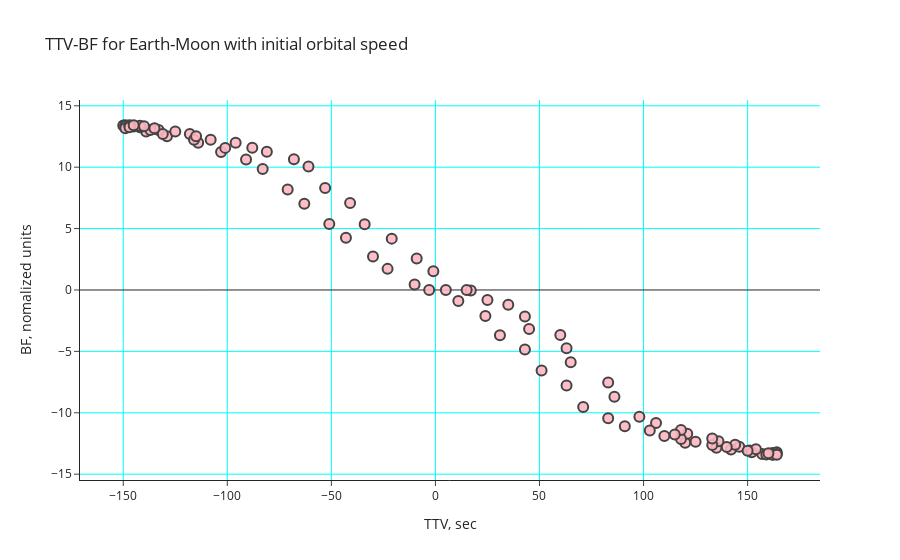

Write notebook code for a chart like this one.
### Code cell
t = np.linspace(0, 10, 100)
pio.templates.default = "simple_white"
fig = go.Figure()

fig.add_trace(go.Scatter(
    x=x, y=y,
    name='TTV-BF', mode='lines',
    marker_color='rgba(255, 182, 193, .9)'
))
fig.update_layout(
    xaxis_title="TTV, sec",
    yaxis_title="BF, nomalized units")
# Set options common to all traces with fig.update_traces
fig.update_traces(mode='markers', marker_line_width=2, marker_size=10)
fig.update_layout(title='TTV-BF for Earth-Moon with initial orbital speed',
                  yaxis_zeroline=True, xaxis_zeroline=False,plot_bgcolor= "rgb(255, 255, 255)")
# hovermode='closest'
fig.update_xaxes(showgrid=True, gridwidth=1, gridcolor='rgb(0, 255, 255)')
fig.update_yaxes(showgrid=True, gridwidth=1, gridcolor='rgb(0, 255, 255)')
fig.show()

### Figure 1 — Plotly figure (JSON) as saved in the notebook; plotly's stock layout.template omitted (floating-point values rounded to 4 significant figures)
{"data": [{"marker": {"color": "rgba(255, 182, 193, .9)", "line": {"width": 2}, "size": 10}, "mode": "markers", "name": "TTV-BF", "type": "scatter", "x": [5, 135, -135, 25, 120, -145, 45, 110, -150, 65, 91, -149, 86, 71, -149, 106, 51, -149, 121, 31, -139, 136, 11, -129, 146, -9, -114, 151, -34, -103, 162, -53, -83, 162, -68, -63, 162, -88, -43, 157, -108, -23, 152, -118, -3, 142, -133, 17, 133, -142, 43, 118, -142, 63, 103, -147, 83, 83, -147, 98, 63, -147, 118, 43, -137, 133, 24, -131, 144, -1, -116, 154, -21, -101, 164, -41, -91, 164, -61, -71, 164, -81, -51, 159, -96, -30, 160, -115, -10, 150, -125, 15, 140, -135, 35, 125, -140, 60, 115, -145], "y": [-0.0001831, -12.85, 13.13, -0.8161, -12.44, 13.31, -3.186, -11.88, 13.4, -5.88, -11.09, 13.41, -8.703, -9.53, 13.33, -10.84, -6.561, 13.17, -11.72, -3.684, 12.91, -12.33, -0.8906, 12.52, -12.77, 2.56, 11.98, -13.08, 5.359, 11.24, -13.28, 8.311, 9.85, -13.39, 10.65, 7.018, -13.42, 11.58, 4.253, -13.36, 12.23, 1.72, -13.22, 12.7, -0.0001419, -12.98, 13.03, -0.03994, -12.63, 13.25, -2.157, -12.13, 13.37, -4.748, -11.45, 13.42, -7.536, -10.45, 13.37, -10.33, -7.78, 13.25, -11.4, -4.844, 13.03, -12.1, -2.112, 12.69, -12.6, 1.532, 12.23, -12.96, 4.182, 11.57, -13.21, 7.089, 10.63, -13.36, 10.06, 8.182, -13.42, 11.25, 5.372, -13.39, 11.99, 2.72, -13.29, 12.53, 0.4452, -13.09, 12.91, -5.502e-05, -12.79, 13.17, -1.2, -12.36, 13.33, -3.664, -11.76, 13.41]}], "layout": {"plot_bgcolor": "rgb(255, 255, 255)", "title": {"text": "TTV-BF for Earth-Moon with initial orbital speed"}, "xaxis": {"gridcolor": "rgb(0, 255, 255)", "gridwidth": 1, "showgrid": true, "title": {"text": "TTV, sec"}, "zeroline": false}, "yaxis": {"gridcolor": "rgb(0, 255, 255)", "gridwidth": 1, "showgrid": true, "title": {"text": "BF, nomalized units"}, "zeroline": true}}}
